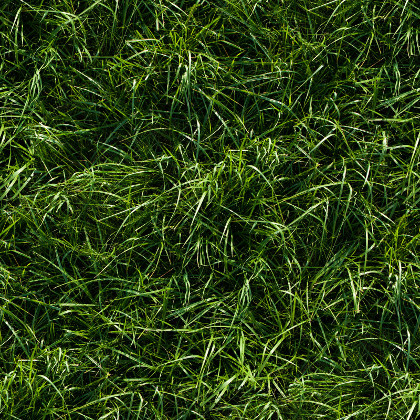
#> input picture bot/resources/fun/snakes/snake_cards/backs/card_back1.jpg, 420 x 420 px
$ python -i spookifications.py   (imports and definitions only)
#> lines starting #> are read from the running program, lines starting #| are printed output that depends on the picture
import logging
from random import choice, randint

from PIL import Image, ImageOps

log = logging.getLogger()


def inversion(im: Image) -> Image:
    """
    Inverts the image.

    Returns an inverted image when supplied with an Image object.
    """
    im = im.convert("RGB")
    return ImageOps.invert(im)


def pentagram(im: Image) -> Image:
    """Adds pentagram to the image."""
    im = im.convert("RGB")
    wt, ht = im.size
    penta = Image.open("bot/resources/holidays/halloween/bloody-pentagram.png")
    penta = penta.resize((wt, ht))
    im.paste(penta, (0, 0), penta)
    return im


def bat(im: Image) -> Image:
    """
    Adds a bat silhoutte to the image.

    The bat silhoutte is of a size at least one-fifths that of the original image and may be rotated
    up to 90 degrees anti-clockwise.
    """
    im = im.convert("RGB")
    wt, ht = im.size
    bat = Image.open("bot/resources/holidays/halloween/bat-clipart.png")
    bat_size = randint(wt//10, wt//7)
    rot = randint(0, 90)
    bat = bat.resize((bat_size, bat_size))
    bat = bat.rotate(rot)
    x = randint(wt-(bat_size * 3), wt-bat_size)
    y = randint(10, bat_size)
    im.paste(bat, (x, y), bat)
    im.paste(bat, (x + bat_size, y + (bat_size // 4)), bat)
    im.paste(bat, (x - bat_size, y - (bat_size // 2)), bat)
    return im


def get_random_effect(im: Image) -> Image:
    """Randomly selects and applies an effect."""
    effects = [inversion, pentagram, bat]
    effect = choice(effects)
    log.info("Spookyavatar's chosen effect: " + effect.__name__)
    return effect(im)

>>> import cv2
>>> picture = cv2.imread('../../resources/fun/snakes/snake_cards/backs/card_back1.jpg', cv2.IMREAD_GRAYSCALE)
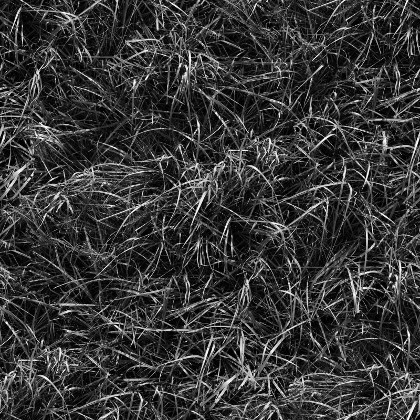
#> picture: shape (420, 420); min 0, max 255, mean 55.1
#> (the run stopped early here; a loop or call above may not have finished)

$ run again, on bot/resources/fun/snakes/snake_cards/backs/card_back2.jpg
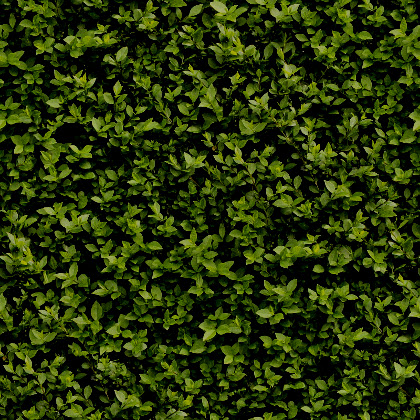
#> input picture bot/resources/fun/snakes/snake_cards/backs/card_back2.jpg, 420 x 420 px
#> `picture = cv2.imread('../../resources/fun/snakes/snake_cards/backs/car..`:
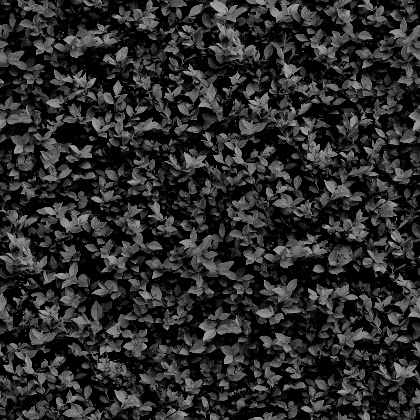
#> picture: shape (420, 420); min 0, max 171, mean 43.9
